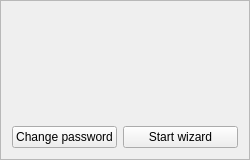
            <widget class="QFrame" name="wizardFrame">
             <property name="sizePolicy">
              <sizepolicy hsizetype="Preferred" vsizetype="Preferred">
               <horstretch>0</horstretch>
               <verstretch>0</verstretch>
              </sizepolicy>
             </property>
             <property name="minimumSize">
              <size>
               <width>0</width>
               <height>160</height>
              </size>
             </property>
             <property name="frameShape">
              <enum>QFrame::StyledPanel</enum>
             </property>
             <property name="frameShadow">
              <enum>QFrame::Raised</enum>
             </property>
             <layout class="QGridLayout" name="gridLayout">
              <item row="1" column="0">
               <spacer name="horizontalSpacer_4">
                <property name="orientation">
                 <enum>Qt::Horizontal</enum>
                </property>
                <property name="sizeHint" stdset="0">
                 <size>
                  <width>0</width>
                  <height>20</height>
                 </size>
                </property>
               </spacer>
              </item>
              <item row="1" column="3">
               <spacer name="horizontalSpacer_6">
                <property name="orientation">
                 <enum>Qt::Horizontal</enum>
                </property>
                <property name="sizeHint" stdset="0">
                 <size>
                  <width>0</width>
                  <height>20</height>
                 </size>
                </property>
               </spacer>
              </item>
              <item row="1" column="1">
               <layout class="QHBoxLayout" name="horizontalLayout">
                <item>
                 <widget class="QPushButton" name="changePasswordButton">
                  <property name="minimumSize">
                   <size>
                    <width>0</width>
                    <height>0</height>
                   </size>
                  </property>
                  <property name="baseSize">
                   <size>
                    <width>0</width>
                    <height>0</height>
                   </size>
                  </property>
                  <property name="text">
                   <string>Change password</string>
                  </property>
                 </widget>
                </item>
                <item>
                 <widget class="QPushButton" name="buttonWizard">
                  <property name="sizePolicy">
                   <sizepolicy hsizetype="Minimum" vsizetype="Fixed">
                    <horstretch>0</horstretch>
                    <verstretch>0</verstretch>
                   </sizepolicy>
                  </property>
                  <property name="minimumSize">
                   <size>
                    <width>115</width>
                    <height>0</height>
                   </size>
                  </property>
                  <property name="text">
                   <string>Start wizard</string>
                  </property>
                 </widget>
                </item>
               </layout>
              </item>
              <item row="0" column="1">
               <widget class="QLabel" name="label_wizard">
                <property name="text">
                 <string/>
                </property>
                <property name="pixmap">
                 <pixmap resource="../assets/sxdrive/graphics.qrc">:/icons/sxwizard.png</pixmap>
                </property>
                <property name="alignment">
                 <set>Qt::AlignCenter</set>
                </property>
               </widget>
              </item>
             </layout>
            </widget>
